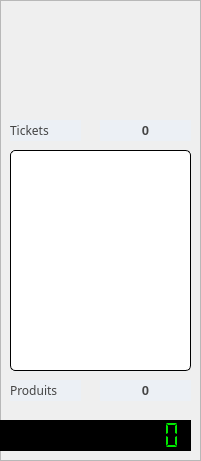
  <widget class="QFrame" name="frame_5">
   <property name="geometry">
    <rect>
     <x>1070</x>
     <y>30</y>
     <width>201</width>
     <height>461</height>
    </rect>
   </property>
   <property name="frameShape">
    <enum>QFrame::StyledPanel</enum>
   </property>
   <property name="frameShadow">
    <enum>QFrame::Raised</enum>
   </property>
   <widget class="QLCDNumber" name="viewTotal">
    <property name="geometry">
     <rect>
      <x>0</x>
      <y>420</y>
      <width>191</width>
      <height>31</height>
     </rect>
    </property>
    <property name="sizePolicy">
     <sizepolicy hsizetype="Minimum" vsizetype="Minimum">
      <horstretch>0</horstretch>
      <verstretch>0</verstretch>
     </sizepolicy>
    </property>
    <property name="font">
     <font>
      <pointsize>20</pointsize>
      <weight>75</weight>
      <bold>true</bold>
     </font>
    </property>
    <property name="toolTip">
     <string>Somme totale à payer</string>
    </property>
    <property name="statusTip">
     <string>Total à payer...</string>
    </property>
    <property name="styleSheet">
     <string notr="true">QLCDNumber { color: #00ea00; background-color: black; border: 1px solid black  ; height:35px;text-align:center;}</string>
    </property>
    <property name="frameShape">
     <enum>QFrame::NoFrame</enum>
    </property>
    <property name="smallDecimalPoint">
     <bool>false</bool>
    </property>
    <property name="digitCount">
     <number>12</number>
    </property>
    <property name="mode">
     <enum>QLCDNumber::Dec</enum>
    </property>
    <property name="segmentStyle">
     <enum>QLCDNumber::Flat</enum>
    </property>
    <property name="value" stdset="0">
     <double>0.000000000000000</double>
    </property>
   </widget>
   <widget class="QPushButton" name="pushButton">
    <property name="geometry">
     <rect>
      <x>10</x>
      <y>10</y>
      <width>181</width>
      <height>111</height>
     </rect>
    </property>
    <property name="styleSheet">
     <string notr="true">QPushButton{border:0px;}</string>
    </property>
    <property name="text">
     <string/>
    </property>
    <property name="icon">
     <iconset>
      <normaloff>../../IMAGES/Icons/téléchargement.png</normaloff>../../IMAGES/Icons/téléchargement.png</iconset>
    </property>
    <property name="iconSize">
     <size>
      <width>100</width>
      <height>100</height>
     </size>
    </property>
   </widget>
   <widget class="QLabel" name="viewRefNum">
    <property name="geometry">
     <rect>
      <x>100</x>
      <y>120</y>
      <width>91</width>
      <height>21</height>
     </rect>
    </property>
    <property name="sizePolicy">
     <sizepolicy hsizetype="Minimum" vsizetype="Preferred">
      <horstretch>0</horstretch>
      <verstretch>0</verstretch>
     </sizepolicy>
    </property>
    <property name="font">
     <font>
      <family>MS Shell Dlg 2</family>
      <pointsize>10</pointsize>
      <weight>75</weight>
      <bold>true</bold>
     </font>
    </property>
    <property name="toolTip">
     <string>Nombre de commandes depuis ouverture</string>
    </property>
    <property name="statusTip">
     <string/>
    </property>
    <property name="layoutDirection">
     <enum>Qt::LeftToRight</enum>
    </property>
    <property name="styleSheet">
     <string notr="true">QLabel{background-color :#ecf0f5;color:#444444;}</string>
    </property>
    <property name="text">
     <string>0</string>
    </property>
    <property name="alignment">
     <set>Qt::AlignCenter</set>
    </property>
   </widget>
   <widget class="QPushButton" name="pushButton_2">
    <property name="geometry">
     <rect>
      <x>10</x>
      <y>120</y>
      <width>71</width>
      <height>21</height>
     </rect>
    </property>
    <property name="font">
     <font>
      <family>Calibri Light</family>
      <pointsize>9</pointsize>
     </font>
    </property>
    <property name="toolTip">
     <string>Nombre de Tickets Validés</string>
    </property>
    <property name="styleSheet">
     <string notr="true">QPushButton{background-color :#ecf0f5;color:#444444;border:0px;text-align:left;}</string>
    </property>
    <property name="text">
     <string>Tickets </string>
    </property>
    <property name="icon">
     <iconset>
      <normaloff>../../IMAGES/Icons/invoice.png</normaloff>../../IMAGES/Icons/invoice.png</iconset>
    </property>
   </widget>
   <widget class="QPushButton" name="pushButton_3">
    <property name="geometry">
     <rect>
      <x>10</x>
      <y>380</y>
      <width>71</width>
      <height>21</height>
     </rect>
    </property>
    <property name="font">
     <font>
      <family>Calibri Light</family>
      <pointsize>9</pointsize>
     </font>
    </property>
    <property name="toolTip">
     <string>Nombre de Produits</string>
    </property>
    <property name="styleSheet">
     <string notr="true">QPushButton{background-color :#ecf0f5;color:#444444;border:0px;text-align:left;}</string>
    </property>
    <property name="text">
     <string>Produits</string>
    </property>
    <property name="icon">
     <iconset>
      <normaloff>../../IMAGES/Icons/meal.png</normaloff>../../IMAGES/Icons/meal.png</iconset>
    </property>
   </widget>
   <widget class="QLabel" name="viewProdNum">
    <property name="geometry">
     <rect>
      <x>100</x>
      <y>380</y>
      <width>91</width>
      <height>21</height>
     </rect>
    </property>
    <property name="sizePolicy">
     <sizepolicy hsizetype="Minimum" vsizetype="Preferred">
      <horstretch>0</horstretch>
      <verstretch>0</verstretch>
     </sizepolicy>
    </property>
    <property name="font">
     <font>
      <family>MS Shell Dlg 2</family>
      <pointsize>10</pointsize>
      <weight>75</weight>
      <bold>true</bold>
     </font>
    </property>
    <property name="toolTip">
     <string/>
    </property>
    <property name="statusTip">
     <string/>
    </property>
    <property name="layoutDirection">
     <enum>Qt::LeftToRight</enum>
    </property>
    <property name="styleSheet">
     <string notr="true">QLabel{background-color :#ecf0f5;color:#444444;}</string>
    </property>
    <property name="text">
     <string>0</string>
    </property>
    <property name="alignment">
     <set>Qt::AlignCenter</set>
    </property>
   </widget>
   <widget class="QListWidget" name="ProdList">
    <property name="geometry">
     <rect>
      <x>10</x>
      <y>150</y>
      <width>181</width>
      <height>221</height>
     </rect>
    </property>
    <property name="font">
     <font>
      <pointsize>9</pointsize>
      <weight>50</weight>
      <italic>true</italic>
      <bold>false</bold>
      <underline>false</underline>
     </font>
    </property>
    <property name="toolTip">
     <string>Produits Selectionnés</string>
    </property>
    <property name="statusTip">
     <string>Produits Selectionnés</string>
    </property>
    <property name="styleSheet">
     <string notr="true">QListWidget{background-color: white;text-align:left; color : green ;border:1px solid black;border-radius:5px }
</string>
    </property>
    <property name="dragEnabled">
     <bool>true</bool>
    </property>
    <property name="dragDropMode">
     <enum>QAbstractItemView::DragOnly</enum>
    </property>
    <property name="spacing">
     <number>0</number>
    </property>
   </widget>
  </widget>
